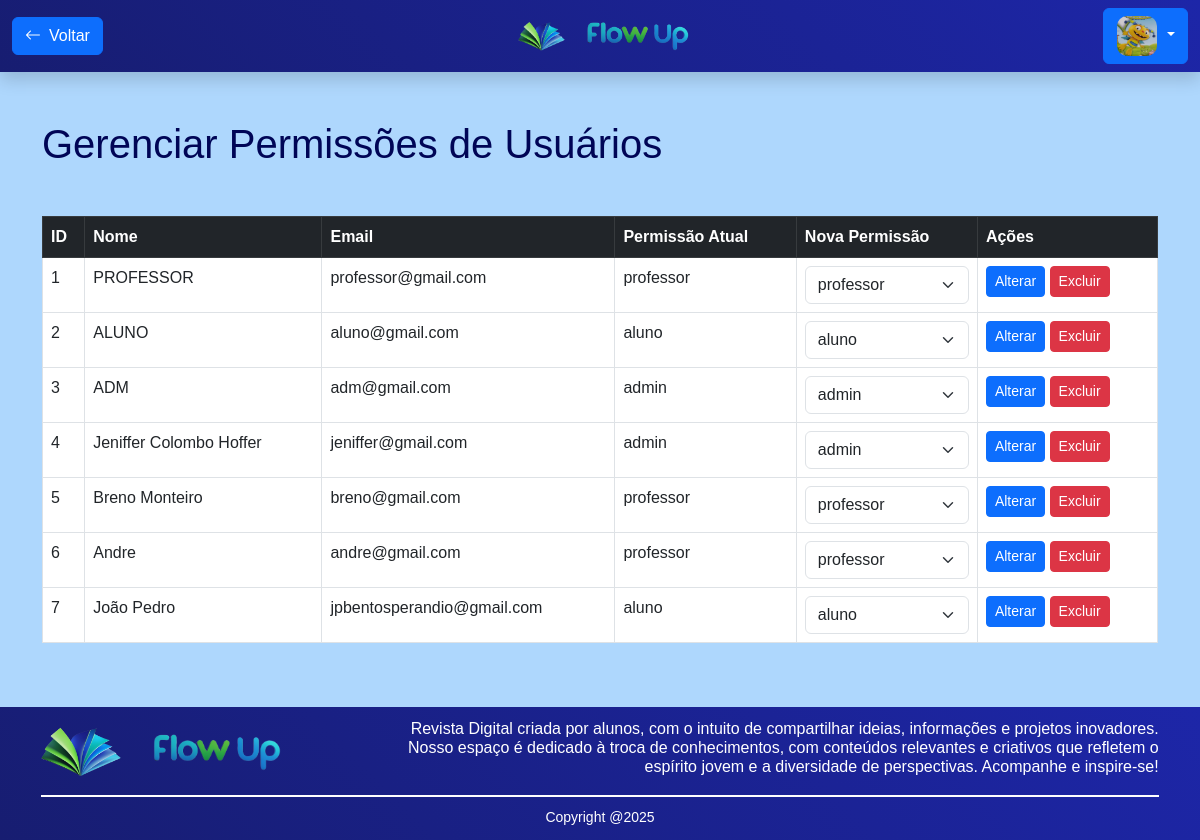
Screenshot of /Revista_Eletronica/adm/controle.php (signed in) with the database file from the repository.
### tables this page shows
CREATE TABLE `usuarios` (
  `id` int(11) NOT NULL,
  `nome` varchar(100) NOT NULL,
  `email` varchar(140) NOT NULL,
  `senha` varchar(40) NOT NULL,
  `id_permissoes_usuario` int(3) NOT NULL,
  `perfil_foto` varchar(225) NOT NULL,
  `bio` varchar(500) NOT NULL
);

CREATE TABLE `permissoes` (
  `id` int(3) NOT NULL,
  `perfil` varchar(40) NOT NULL,
  `postar` enum('S','N') NOT NULL,
  `editar` enum('S','N') NOT NULL,
  `solicitar_post` enum('S','N') NOT NULL,
  `editar_usuarios` enum('S','N') NOT NULL,
  `visionar_post` enum('S','N') NOT NULL
);

### Revista_Eletronica/adm/controle.php (the view, shortened to what this page needs)
<?php
include('../config/conexao.php');
$result = $mysqli->query("SELECT u.id, u.nome, u.email, p.perfil FROM usuarios u
                          JOIN permissoes p ON u.id_permissoes_usuario = p.id");
$usuarios = $result->fetch_all(MYSQLI_ASSOC);
$result_permissoes = $mysqli->query("SELECT id, perfil FROM permissoes WHERE perfil != 'visitante'");
$permissoes = $result_permissoes->fetch_all(MYSQLI_ASSOC);
?>
<!DOCTYPE html>
<html lang="pt-BR">
<head>
    <link rel="stylesheet" href="https://cdn.jsdelivr.net/npm/bootstrap-icons@1.11.3/font/bootstrap-icons.min.css">
    <link href="https://cdn.jsdelivr.net/npm/bootstrap@5.3.0/dist/css/bootstrap.min.css" rel="stylesheet">
    <link href="../views/nav.css?v=1.3" rel="stylesheet">
</head>
<body>
    <nav class="navbar navbar-expand-lg bg-body-tertiary shadow">
        <div class="container-fluid">
            <a href="../views/revista.php" class="btn btn-primary d-flex align-items-center gap-2">
                <i class="bi bi-arrow-left"></i> Voltar
            </a>
            <div class="logo">
                <a href="../view/revista.php">
                    <img src="../assets/LogoFlowUP.png" alt="Logo da Empresa Flow.UP">
                </a>
                <a href="../view/revista.php">
                    <img src="../assets/TextoFlowUp.png" alt="Flow.UP">
                </a>
            </div>
            <?php if (!empty($_SESSION['nivel']) && $_SESSION['nivel'] == 1): ?>
                <a href="../public/index.php" class="btn btn-primary">Entrar</a>
            <?php else: ?>
                <div class="dropdown">
                    <button class="btn btn-primary dropdown-toggle" type="button" data-bs-toggle="dropdown"
                        aria-expanded="false">
                        <?php
                        if (!empty($_SESSION['foto'])) {
                            echo '<img src="' . $_SESSION['foto'] . '" class="user-profile">';
                        } else {
                            echo '<i class="bi bi-person-circle"></i>';
                        }
                        ?>
                    </button>
                </div>
            <?php endif; ?>
        </div>
    </nav>
    <div class="container mt-5">
        <h1 style="color:#000556;" class="mb-5">Gerenciar Permissões de Usuários</h1>
        <div class="table-responsive mb-5 mt-0">
            <table class="table table-bordered">
                <thead class="table-dark">
                    <tr>
                        <th>ID</th>
                        <th>Nome</th>
                        <th>Email</th>
                        <th>Permissão Atual</th>
                        <th>Nova Permissão</th>
                        <th>Ações</th>
                    </tr>
                </thead>
                <tbody>
                    <?php foreach ($usuarios as $usuario): ?>
                        <tr>
                            <td><?php echo $usuario['id']; ?></td>
                            <td><?php echo htmlspecialchars($usuario['nome']); ?></td>
                            <td><?php echo htmlspecialchars($usuario['email']); ?></td>
                            <td><?php echo htmlspecialchars($usuario['perfil']); ?></td>
                            <td>
                                <form method="POST">
                                    <select name="nova_permissao" class="form-select">
                                        <?php foreach ($permissoes as $permissao): ?>
                                            <option value="<?php echo $permissao['id']; ?>"
                                                <?php if ($permissao['perfil'] === $usuario['perfil']) echo 'selected'; ?>>
                                                <?php echo $permissao['perfil']; ?>
                                            </option>
                                        <?php endforeach; ?>
                                    </select>
                            </td>
                            <td>
                                <button type="submit" name="acao" value="alterar" class="btn btn-primary btn-sm">Alterar</button>
                                <button type="submit" name="acao" value="excluir" class="btn btn-danger btn-sm"
                                    onclick="return confirm('Tem certeza que deseja excluir este usuário?');">Excluir</button>
                            </td>
                        </tr>
                    <?php endforeach; ?>
                </tbody>
            </table>
        </div>
    </div>
    <footer style="margin-top: auto;">
        <div>
            <div class="d-flex" style="gap: 30px;">
                <a href="./revista.php">
                    <img src="../assets/LogoFlowUP.png" alt="Logo da Empresa Flow.UP">
                </a>
                <a href="./revista.php">
                    <img src="../assets/TextoFlowUp.png" alt="Flow.UP">
                </a>
            </div>
            <h4>Revista Digital criada por alunos, com o intuito de compartilhar ideias, informações e projetos inovadores. Nosso espaço é dedicado à troca de conhecimentos, com conteúdos relevantes e criativos que refletem o espírito jovem e a diversidade de perspectivas. Acompanhe e inspire-se!</h4>
        </div>
        <hr>
        <p>Copyright @2025</p>
    </footer>
</body>
</html>

### Revista_Eletronica/views/nav.css (style rules this page uses)
* { margin: 0; padding: 0; box-sizing: border-box; }
.navbar { background: linear-gradient(45deg, #171D71, #1D26A8); }
nav img { height: 30px; width: auto; margin: 10px; }
.logo { display: flex; align-items: center; }
.dropdown img { height: 40px; width: 40px; border-radius: 10px; margin: 1px; }
footer { display: flex; flex-direction: column; align-items: center; background: linear-gradient(45deg, #171D71, #1D26A8); padding: 12px; color: white; }
footer>div { display: flex; align-items: center; width: 95%; justify-content: space-between; }
footer>div a:first-child img { width: 80px; }
footer>div a:nth-child(2) { display: flex; align-items: center; justify-content: center; }
footer>div a:nth-child(2) img { max-width: 130px; height: auto; }
footer h4 { max-width: 70%; text-align: right; color: white; font-weight: normal; font-size: 16px; }
footer hr { width: 95%; border: 1px solid white; margin: 10px 0; opacity: 1; }
footer p { color: white; font-size: 14px; margin: 0; }
body { display: flex; flex-direction: column; justify-content: space-between; min-height: 100vh; margin: 0; padding: 0; height: 100%; font-family: 'Arial', sans-serif; }

### Revista_Eletronica/adm/controle.php (style rules this page uses)
body { background-color: rgb(174, 215, 253); }

### rows the page displays
usuarios: id "1", nome "PROFESSOR", email "professor@gmail.com", id_permissoes_usuario.perfil "professor"
usuarios: id "2", nome "ALUNO", email "aluno@gmail.com", id_permissoes_usuario.perfil "aluno"
usuarios: id "3", nome "ADM", email "adm@gmail.com", id_permissoes_usuario.perfil "admin"
usuarios: id "4", nome "Jeniffer Colombo Hoffer", email "jeniffer@gmail.com", id_permissoes_usuario.perfil "admin"
usuarios: id "5", nome "Breno Monteiro", email "breno@gmail.com", id_permissoes_usuario.perfil "professor"
usuarios: id "6", nome "Andre", email "andre@gmail.com", id_permissoes_usuario.perfil "professor"
usuarios: id "7", nome "João Pedro", email "jpbentosperandio@gmail.com", id_permissoes_usuario.perfil "aluno"

### other values shown
form field nova_permissao "professor"
form field nova_permissao "aluno"
form field nova_permissao "admin"
